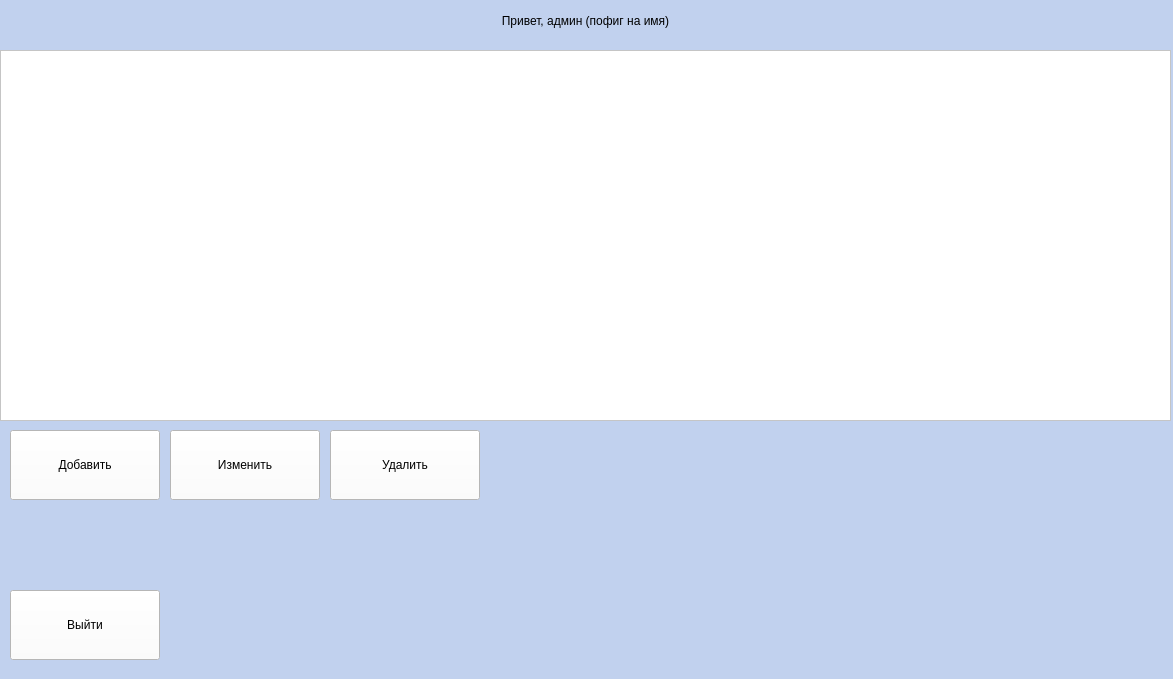
<?xml version="1.0" encoding="UTF-8"?>
<ui version="4.0">
 <class>MainWindow</class>
 <widget class="QMainWindow" name="MainWindow">
  <property name="geometry">
   <rect>
    <x>0</x>
    <y>0</y>
    <width>1173</width>
    <height>679</height>
   </rect>
  </property>
  <property name="windowTitle">
   <string>Окно администратора</string>
  </property>
  <property name="styleSheet">
   <string notr="true">background-color: rgb(193, 209, 238);</string>
  </property>
  <widget class="QWidget" name="centralwidget">
   <widget class="QPushButton" name="button_quit">
    <property name="geometry">
     <rect>
      <x>10</x>
      <y>590</y>
      <width>150</width>
      <height>70</height>
     </rect>
    </property>
    <property name="styleSheet">
     <string notr="true">background-color: rgb(255,255,255);color:rgb(0,0,0);font: 18pt &quot;Arial&quot;;</string>
    </property>
    <property name="text">
     <string>Выйти</string>
    </property>
   </widget>
   <widget class="QTableWidget" name="tableWidget">
    <property name="geometry">
     <rect>
      <x>0</x>
      <y>50</y>
      <width>1171</width>
      <height>371</height>
     </rect>
    </property>
    <property name="styleSheet">
     <string notr="true">background-color:rgb(255,255,255);</string>
    </property>
    <property name="columnCount">
     <number>5</number>
    </property>
    <attribute name="horizontalHeaderVisible">
     <bool>false</bool>
    </attribute>
    <attribute name="verticalHeaderVisible">
     <bool>false</bool>
    </attribute>
    <column/>
    <column/>
    <column/>
    <column/>
    <column/>
   </widget>
   <widget class="QPushButton" name="button_renew">
    <property name="geometry">
     <rect>
      <x>170</x>
      <y>430</y>
      <width>150</width>
      <height>70</height>
     </rect>
    </property>
    <property name="styleSheet">
     <string notr="true">background-color: rgb(255,255,255);color:rgb(0,0,0);font: 18pt &quot;Arial&quot;;</string>
    </property>
    <property name="text">
     <string>Изменить</string>
    </property>
   </widget>
   <widget class="QPushButton" name="button_add">
    <property name="geometry">
     <rect>
      <x>10</x>
      <y>430</y>
      <width>150</width>
      <height>70</height>
     </rect>
    </property>
    <property name="styleSheet">
     <string notr="true">background-color: rgb(255,255,255);color:rgb(0,0,0);font: 18pt &quot;Arial&quot;;</string>
    </property>
    <property name="text">
     <string>Добавить</string>
    </property>
   </widget>
   <widget class="QPushButton" name="button_delete">
    <property name="geometry">
     <rect>
      <x>330</x>
      <y>430</y>
      <width>150</width>
      <height>70</height>
     </rect>
    </property>
    <property name="styleSheet">
     <string notr="true">background-color: rgb(255,255,255);color:rgb(0,0,0);font: 18pt &quot;Arial&quot;;</string>
    </property>
    <property name="text">
     <string>Удалить</string>
    </property>
   </widget>
   <widget class="QLabel" name="label_3">
    <property name="geometry">
     <rect>
      <x>0</x>
      <y>0</y>
      <width>1171</width>
      <height>41</height>
     </rect>
    </property>
    <property name="styleSheet">
     <string notr="true">color:rgb(0,0,0);font:18pt &quot;Arial&quot;;</string>
    </property>
    <property name="text">
     <string>Привет, админ (пофиг на имя)</string>
    </property>
    <property name="alignment">
     <set>Qt::AlignCenter</set>
    </property>
   </widget>
  </widget>
 </widget>
 <resources/>
 <connections/>
</ui>
